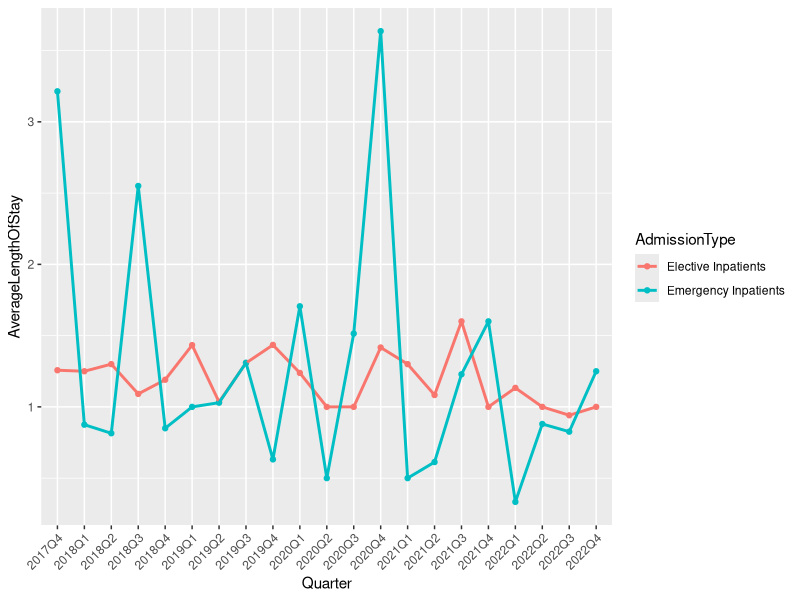
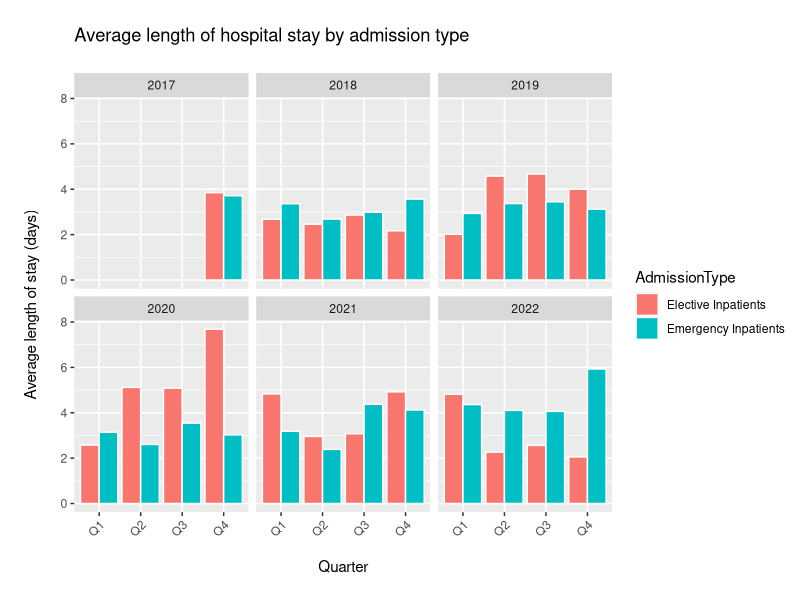
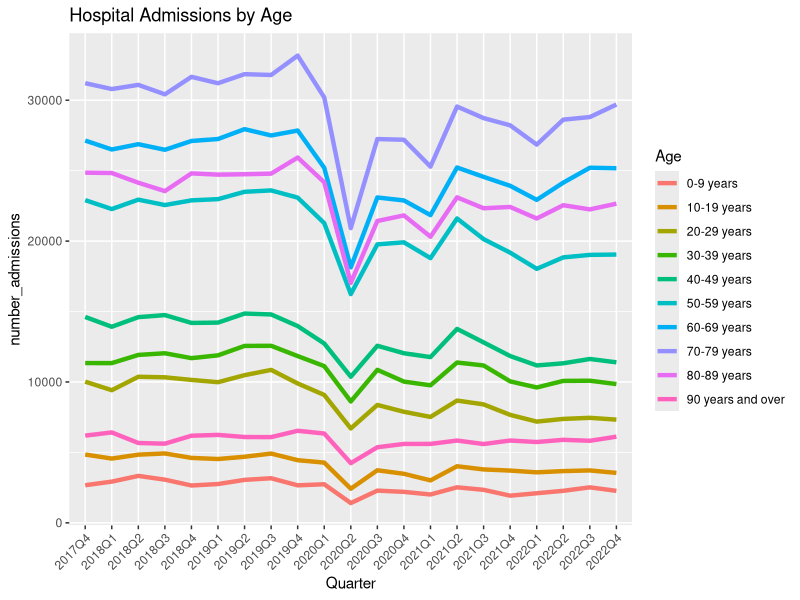
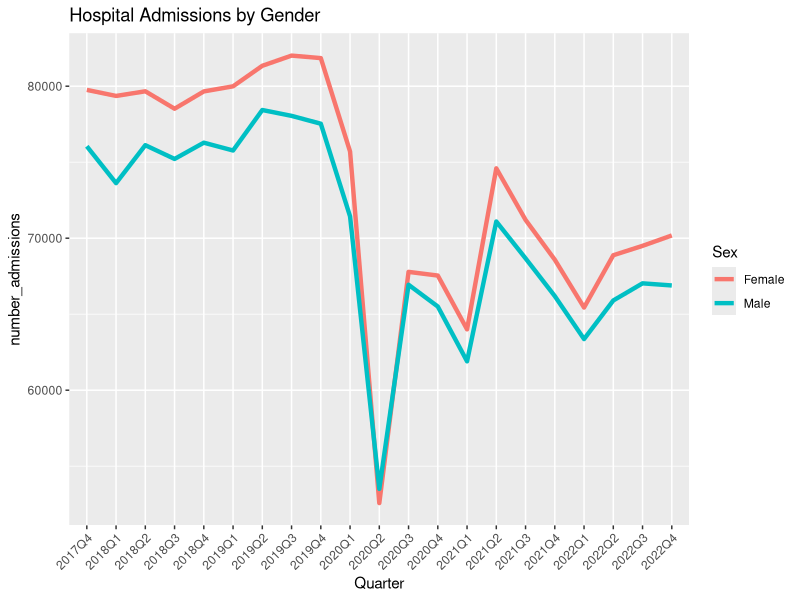
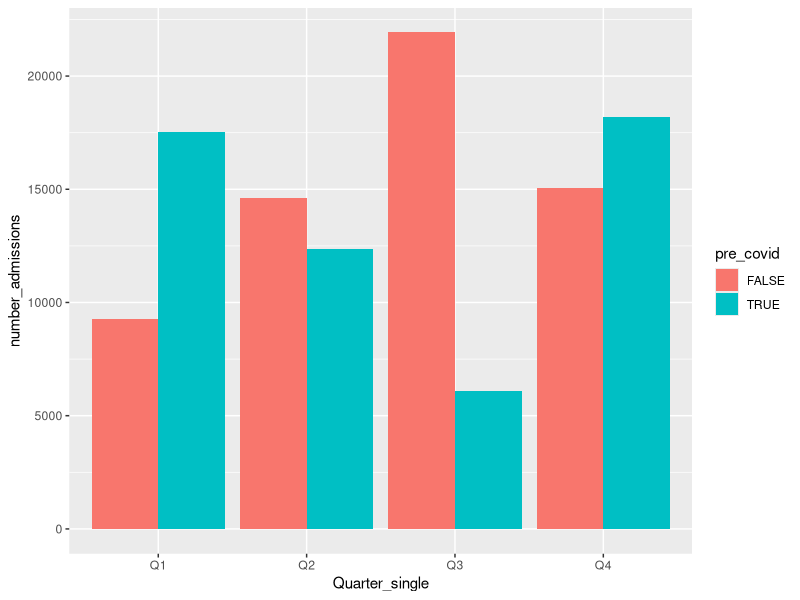
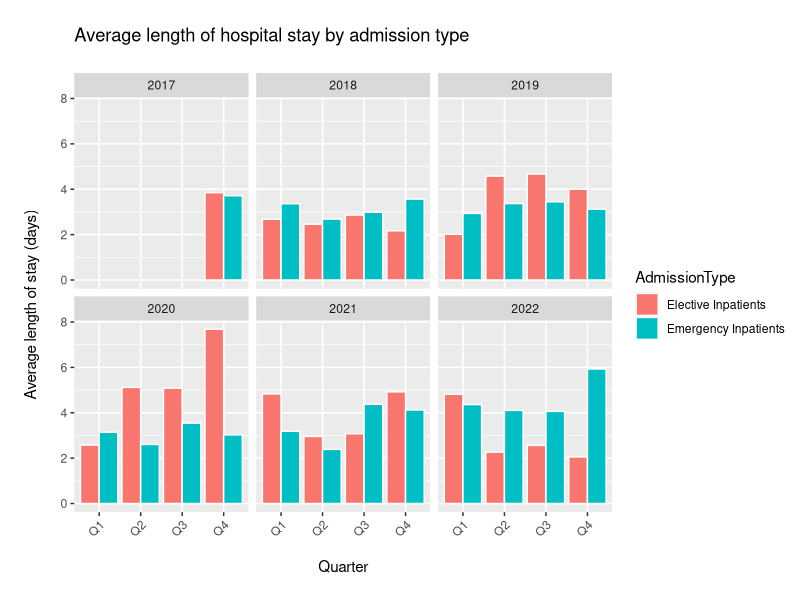

R code for these plots, in order:
## ---- chunk 1
library(tidyverse)
library(ggplot2)
library(here)
## ---- chunk 2

age_and_sex <- read_csv(here("clean_data/age_and_sex.csv"))

## ---- chunk 3
age_and_sex %>% filter(HBName == "NHS Ayrshire and Arran" & Sex == "Male" & Age == "0-9 years") %>% 
  ggplot(aes(x = Quarter, y = AverageLengthOfStay, group = AdmissionType, colour = AdmissionType)) +
  geom_point()+
  geom_line(size = 1)+
  theme(axis.text.x = element_text(angle = 45, hjust = 1))


## ---- chunk 4
# pre_covid <- age_and_sex %>% mutate(pre_covid = if_else(Year == c(2017, 2018, 2019), TRUE, FALSE))
# 
# before_covid <- pre_covid %>% filter(pre_covid == TRUE) %>% group_by(Quarter, Age) %>% summarise(number_admissions = sum(Stays))
# after_covid <- pre_covid %>% filter(pre_covid == FALSE) %>% group_by(Quarter, Age) %>% summarise(number_admissions = sum(Stays))
# before_covid %>% filter(Age=="0-9 years") %>% 
#   ggplot()+
#   geom_col(aes(x = Age, y = number_admissions))+
# theme(axis.text.x = element_text(angle = 45, hjust = 1))
## ---- chunk 5
age_and_sex %>% filter(HBName == "NHS Ayrshire and Arran" & Sex == "Female" & Age == "40-49 years") %>% 
  ggplot(aes(x = Quarter_single, y = AverageLengthOfStay, fill = AdmissionType, colour = AdmissionType)) +
  geom_col(position = "dodge", colour = "white")+
  theme(axis.text.x = element_text(angle = 45, hjust = 1))+
  facet_wrap(~ Year)+
  labs(
    title = "\nAverage length of hospital stay by admission type\n",
    x = "\nQuarter\n",
    y = "\nAverage length of stay (days)\n"
    
  )

## ---- chunk 6
age_and_sex %>% group_by(Quarter, Age) %>% summarise(number_admissions = sum(Stays)) %>% 
  ggplot()+
  geom_line(aes(x = Quarter, y = number_admissions, group = Age, colour = Age), size = 1.5)+
theme(axis.text.x = element_text(angle = 45, hjust = 1))+
   labs(
    title = "Hospital Admissions by Age"
  )
## ---- chunk 7
age_and_sex %>% group_by(Quarter, Sex) %>% summarise(number_admissions = sum(Stays)) %>% 
  ggplot()+
  geom_line(aes(x = Quarter, y = number_admissions, group = Sex, colour = Sex), size = 1.5)+
theme(axis.text.x = element_text(angle = 45, hjust = 1))+
   labs(
    title = "Hospital Admissions by Gender"
  )
## ---- chunk 8
#pre-covid and post-covid - doesn't make sense

covid <-age_and_sex %>% mutate(pre_covid = if_else(Quarter %in% c("2017Q4", "2018Q1", "2018Q2"," 2018Q3", "2018Q4", "2019Q1", "2019Q2", "2019Q3", "2019Q4", "2020Q1"), TRUE, FALSE))

pre_covid <- age_and_sex %>% mutate(pre_covid = if_else(Quarter %in% c("2017Q4", "2018Q1", "2018Q2"," 2018Q3", "2018Q4", "2019Q1", "2019Q2", "2019Q3", "2019Q4", "2020Q1"), TRUE, FALSE)) %>% filter(pre_covid == TRUE)

after_covid <- age_and_sex %>% mutate(pre_covid = if_else(Quarter %in% c("2017Q4", "2018Q1", "2018Q2"," 2018Q3", "2018Q4", "2019Q1", "2019Q2", "2019Q3", "2019Q4", "2020Q1"), TRUE, FALSE)) %>% filter(pre_covid == FALSE)

 covid %>% filter(HBName == "NHS Ayrshire and Arran" & Sex == "Male") %>% 
   group_by(pre_covid, Quarter_single) %>%
   summarise(number_admissions = sum(Stays)) %>% 
   
  ggplot(aes(x = Quarter_single, y = number_admissions, fill = pre_covid))+
  geom_col(position = "dodge")
    
## ---- chunk 9
age_and_sex %>% filter(HBName == "NHS Ayrshire and Arran" & Sex == "Female" & Age == "40-49 years") %>% 
  ggplot(aes(x = Quarter_single, y = AverageLengthOfStay, fill = AdmissionType, colour = AdmissionType)) +
  geom_col(position = "dodge", colour = "white")+
  theme(axis.text.x = element_text(angle = 45, hjust = 1))+
  facet_wrap(~ Year)+
  labs(
    title = "\nAverage length of hospital stay by admission type\n",
    x = "\nQuarter\n",
    y = "\nAverage length of stay (days)\n"
    
  )
